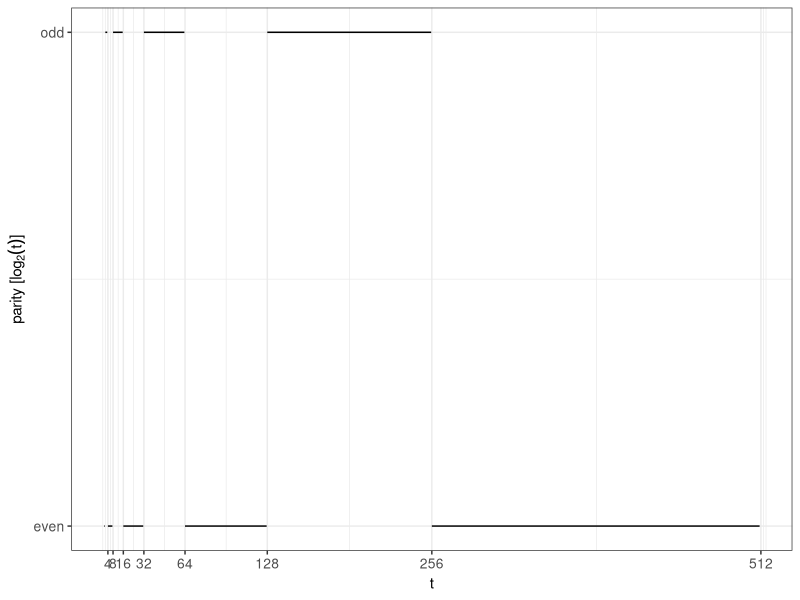
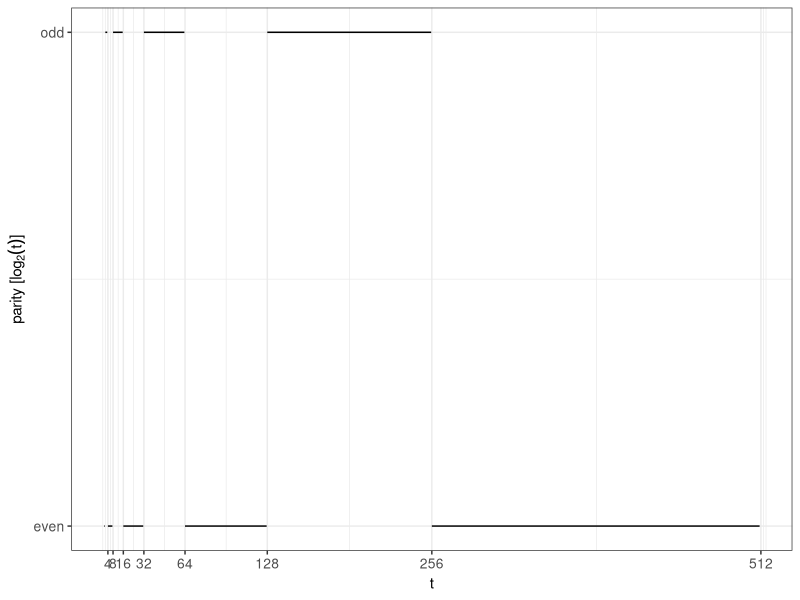

Here is the R script that generated these plots, in order:
setwd(dirname(rstudioapi::getActiveDocumentContext()$path))
library(foreach)
library(ggplot2)
theme_set(theme_bw())

m <- 511
x <- seq(1,m,.5)
y <- floor(log2(x)) %% 2 + 1
df <- data.frame(x=x,y=y,z=floor(log2(x)))
p <- ggplot(df, aes(x,y,group=z)) + 
  geom_line() + 
  #geom_point(size=.1) + 
  xlab("t") + 
  # ylab(expression(paste("pairity(floor(",log[2](t),"))"))) + 
  ylab(expression(paste("parity [",log[2](t),"]"))) + 
  scale_x_continuous(breaks = 2^(2:9)) + 
  scale_y_continuous(breaks = c(1,2), labels = c("even", "odd")) + 
  theme(axis.text = element_text(size=10))
p

pdf("../figures/plot_remark.pdf", width=15, height=2)
p
dev.off()
